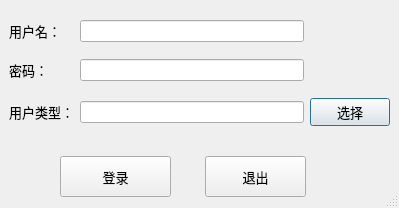
<?xml version="1.0" encoding="UTF-8"?>
<ui version="4.0">
 <class>Dialog</class>
 <widget class="QDialog" name="Dialog">
  <property name="geometry">
   <rect>
    <x>0</x>
    <y>0</y>
    <width>399</width>
    <height>208</height>
   </rect>
  </property>
  <property name="windowTitle">
   <string>选课系统登录界面</string>
  </property>
  <property name="sizeGripEnabled">
   <bool>true</bool>
  </property>
  <widget class="QWidget" name="gridLayoutWidget">
   <property name="geometry">
    <rect>
     <x>9</x>
     <y>9</y>
     <width>381</width>
     <height>131</height>
    </rect>
   </property>
   <layout class="QGridLayout" name="gridLayout">
    <item row="1" column="0">
     <widget class="QLabel" name="label_2">
      <property name="font">
       <font>
        <family>Agency FB</family>
        <pointsize>10</pointsize>
       </font>
      </property>
      <property name="text">
       <string>密码：</string>
      </property>
     </widget>
    </item>
    <item row="2" column="1">
     <widget class="QLineEdit" name="lineEdit_3">
      <property name="readOnly">
       <bool>true</bool>
      </property>
     </widget>
    </item>
    <item row="2" column="0">
     <widget class="QLabel" name="label_3">
      <property name="font">
       <font>
        <family>Agency FB</family>
        <pointsize>10</pointsize>
       </font>
      </property>
      <property name="text">
       <string>用户类型：</string>
      </property>
     </widget>
    </item>
    <item row="0" column="1">
     <widget class="QLineEdit" name="lineEdit"/>
    </item>
    <item row="1" column="1">
     <widget class="QLineEdit" name="lineEdit_2"/>
    </item>
    <item row="0" column="0">
     <widget class="QLabel" name="label">
      <property name="font">
       <font>
        <family>Agency FB</family>
        <pointsize>10</pointsize>
       </font>
      </property>
      <property name="text">
       <string>用户名：</string>
      </property>
     </widget>
    </item>
    <item row="2" column="2">
     <widget class="QPushButton" name="pushButton_3">
      <property name="font">
       <font>
        <family>Agency FB</family>
        <pointsize>10</pointsize>
       </font>
      </property>
      <property name="text">
       <string>选择</string>
      </property>
     </widget>
    </item>
   </layout>
  </widget>
  <widget class="QPushButton" name="pushButton">
   <property name="geometry">
    <rect>
     <x>60</x>
     <y>156</y>
     <width>111</width>
     <height>41</height>
    </rect>
   </property>
   <property name="font">
    <font>
     <family>Agency FB</family>
     <pointsize>10</pointsize>
    </font>
   </property>
   <property name="text">
    <string>登录</string>
   </property>
  </widget>
  <widget class="QPushButton" name="pushButton_2">
   <property name="geometry">
    <rect>
     <x>205</x>
     <y>156</y>
     <width>101</width>
     <height>41</height>
    </rect>
   </property>
   <property name="font">
    <font>
     <family>Agency FB</family>
     <pointsize>10</pointsize>
    </font>
   </property>
   <property name="text">
    <string>退出</string>
   </property>
  </widget>
 </widget>
 <resources/>
 <connections/>
</ui>
